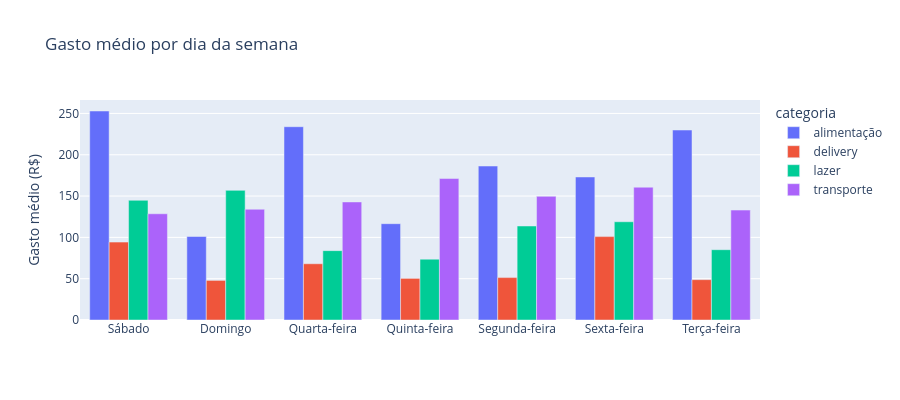

Notebook code for this chart:
### Markdown cell above
## 3. Padrão por dia da semana

> **Insight esperado:** delivery deve ser mais caro nas sextas e sábados.

### Code cell
por_dia = (
    df.groupby(["dia_semana", "categoria"])["valor"]
    .mean()
    .reset_index()
    .rename(columns={"valor": "media"})
)

# Filtra categorias mais relevantes
cats_foco = ["delivery", "lazer", "transporte", "alimentação"]
por_dia_foco = por_dia[por_dia["categoria"].isin(cats_foco)]

fig = px.bar(
    por_dia_foco,
    x="dia_semana",
    y="media",
    color="categoria",
    barmode="group",
    category_orders={"dia_semana": ORDEM_DIAS},
    title="Gasto médio por dia da semana",
    labels={"media": "Gasto médio (R$)", "dia_semana": ""},
    height=400
)
fig.show()

# Insight automático
delivery_dia = por_dia[por_dia["categoria"] == "delivery"].set_index("dia_semana")["media"]
if len(delivery_dia) > 0:
    dia_pico = delivery_dia.idxmax()
    dia_min  = delivery_dia.idxmin()
    ratio    = delivery_dia.max() / delivery_dia.min()
    print(f"\n💡 Insight: delivery é {ratio:.1f}x mais caro na {dia_pico} do que na {dia_min}")

### Figure 1 — Plotly figure (JSON) as saved in the notebook; plotly's stock layout.template omitted (floating-point values rounded to 4 significant figures)
{"data": [{"alignmentgroup": "True", "hovertemplate": "categoria=alimentação<br>=%{x}<br>Gasto médio (R$)=%{y}<extra></extra>", "legendgroup": "alimentação", "marker": {"color": "#636efa", "pattern": {"shape": ""}}, "name": "alimentação", "offsetgroup": "alimentação", "orientation": "v", "showlegend": true, "textposition": "auto", "type": "bar", "x": ["Domingo", "Quarta-feira", "Quinta-feira", "Segunda-feira", "Sexta-feira", "Sábado", "Terça-feira"], "xaxis": "x", "y": [101.1, 234.0, 116.6, 186.4, 173.1, 253.0, 229.9], "yaxis": "y"}, {"alignmentgroup": "True", "hovertemplate": "categoria=delivery<br>=%{x}<br>Gasto médio (R$)=%{y}<extra></extra>", "legendgroup": "delivery", "marker": {"color": "#EF553B", "pattern": {"shape": ""}}, "name": "delivery", "offsetgroup": "delivery", "orientation": "v", "showlegend": true, "textposition": "auto", "type": "bar", "x": ["Domingo", "Quarta-feira", "Quinta-feira", "Segunda-feira", "Sexta-feira", "Sábado", "Terça-feira"], "xaxis": "x", "y": [47.93, 68.09, 50.39, 51.33, 100.9, 94.26, 48.84], "yaxis": "y"}, {"alignmentgroup": "True", "hovertemplate": "categoria=lazer<br>=%{x}<br>Gasto médio (R$)=%{y}<extra></extra>", "legendgroup": "lazer", "marker": {"color": "#00cc96", "pattern": {"shape": ""}}, "name": "lazer", "offsetgroup": "lazer", "orientation": "v", "showlegend": true, "textposition": "auto", "type": "bar", "x": ["Domingo", "Quarta-feira", "Quinta-feira", "Segunda-feira", "Sexta-feira", "Sábado", "Terça-feira"], "xaxis": "x", "y": [156.9, 83.96, 73.63, 113.8, 118.9, 144.9, 85.1], "yaxis": "y"}, {"alignmentgroup": "True", "hovertemplate": "categoria=transporte<br>=%{x}<br>Gasto médio (R$)=%{y}<extra></extra>", "legendgroup": "transporte", "marker": {"color": "#ab63fa", "pattern": {"shape": ""}}, "name": "transporte", "offsetgroup": "transporte", "orientation": "v", "showlegend": true, "textposition": "auto", "type": "bar", "x": ["Domingo", "Quarta-feira", "Quinta-feira", "Segunda-feira", "Sexta-feira", "Sábado", "Terça-feira"], "xaxis": "x", "y": [134.0, 142.9, 171.2, 149.7, 160.8, 128.6, 133.1], "yaxis": "y"}], "layout": {"barmode": "group", "height": 400, "legend": {"title": {"text": "categoria"}, "tracegroupgap": 0}, "title": {"text": "Gasto médio por dia da semana"}, "xaxis": {"anchor": "y", "categoryarray": ["Segunda", "Terça", "Quarta", "Quinta", "Sexta", "Sábado", "Domingo"], "categoryorder": "array", "domain": [0, 1], "title": {"text": ""}}, "yaxis": {"anchor": "x", "domain": [0, 1], "title": {"text": "Gasto médio (R$)"}}}}
